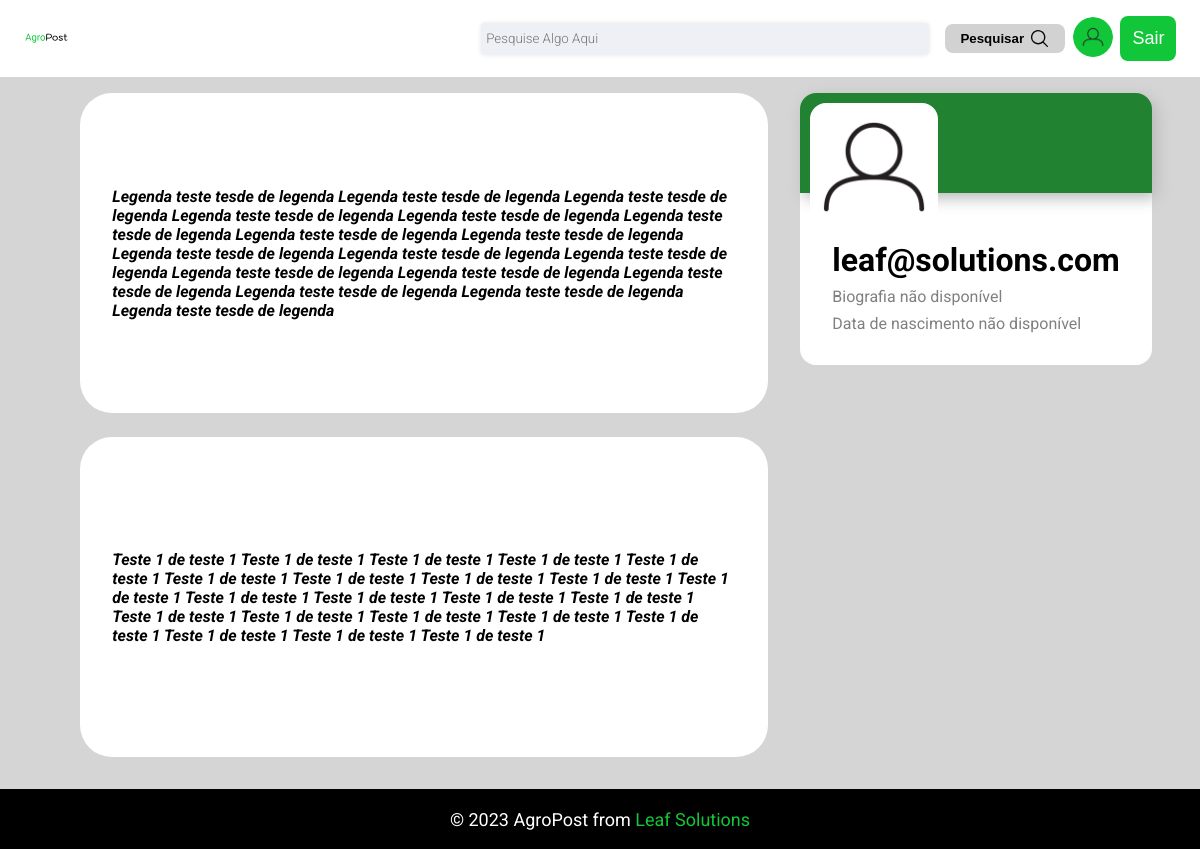
Page /profile/leaf@solutions.com/ (signed in) on the committed database.
### post/models.py (models this page shows, shortened)
class Post(models.Model):
    title = models.CharField(blank=False,null=False,max_length=30,editable=True)
    content = models.TextField(blank=False,null=False,editable=True)
    rate = models.PositiveSmallIntegerField(blank=False,null=False,editable=False, default=0)
    published_at = models.DateTimeField(auto_now_add=True)
    updated_at = models.DateTimeField(auto_now=True)
    product = models.ForeignKey(Product,blank=False,null=False,on_delete=models.CASCADE)
    author = models.ForeignKey(User,blank=False,null=False,on_delete=models.CASCADE)
    upgrade = models.ManyToManyField(User,related_name="upgrade",null=True,blank=True)
    downgrade = models.ManyToManyField(User,related_name="downgrade",null=True,blank=True)

### users/models.py (models this page shows, shortened)
class Profile(models.Model):
    user = models.OneToOneField(User, on_delete=models.CASCADE)
    following = models.ManyToManyField(User, related_name="followers", blank=True)
    bio = models.CharField(default="", blank=True, null=True, max_length=200)
    date_of_birth = models.DateField(blank=False, null=False)
    updated_at = models.DateField(auto_now=True)
    created_at = models.DateTimeField(auto_now_add=True)
    image = models.ImageField(
        default="user-default.png",
        upload_to="profile-pic",
        blank=True,
        null=True,
        height_field=None,
        width_field=None,
        max_length=None,
    )

### users/views.py (the view)
# urls.py: path("profile/<str:username>/", views.profile_view, name="profile"),
def profile_view(request, username):
    if request.method == "GET":
        try:
            user = User.objects.get(username=username)
            posts = Post.objects.filter(author=user)
            return render(request, "post/profile.html", {"profile_user": user,"posts":posts})
        except User.DoesNotExist:
            return render(request, "post/home.html")

### templates/post/profile.html (shortened to what this page needs)
{% extends "post/base.html" %} {% load static %} {% block 'head' %}
<link rel="stylesheet" href="{% static 'profile/styles.css' %}" />
{% endblock 'head' %} {% block 'content' %}
<div class="profile">
  <div class="profilePost">
    {% for post in posts %}
    <div class="generic">
      <div class="square1">
        {{ post.content }}
      </div>
    </div>
    {% endfor %}
  </div>
  <div class="profileData">
    <div class="topProfile">
      <div class="backgroundProfile"></div>
      <div class="image">
        <img
          alt="Perfil"
          src="{{ profile_user.profile.image.url }}"
          class="profileIcon"
        />
      </div>
    </div>
    <div class="contentProfile">
      <h1>{{ profile_user.username }}</h1>
      {% if profile_user.bio %}
      <p>{{ profile_user.bio }}</p>
      {% else %}
      <p>Biografia não disponível</p>
      {% endif %}
      <div>
        {% if profile_user.date_of_birth %}
        <p>{{ profile_user.date_of_birth }}</p>
        {% else %}
        <p>Data de nascimento não disponível</p>
        {% endif %}
      </div>
    </div>
  </div>
</div>
{% endblock 'content' %}

### static/styles.css (style rules this page uses)
:root { --green: #11C739; --black: #000000; --danger:#dc3545; }
* { padding: 0; margin: 0; box-sizing: border-box; }
html { font-family: 'Roboto', sans-serif; color: white; }
body { min-height: 100vh; display: flex; flex-direction: column; }

### static/profile/styles.css (style rules this page uses)
.profile { margin: 1rem 0 1rem 0; justify-content: center; width: 100%; height: 100%; display: flex; flex-direction: row; gap: 2rem; }
.image { position:absolute; top: 10px; left: 10px; max-width: 8rem; max-height: 8rem; border: white 2px solid; background-color: white; border-radius: 1rem; }
.profileIcon { width: 100%; height: 100%; object-fit: cover; border-radius: 1rem; }
.profileData { color: black; background-color: white; display: flex; flex-direction: column; align-items: center; border-radius: 1rem; height: 100%; }
.topProfile { position: relative; border-radius: 1rem; width: 100%; }
.backgroundProfile { border-top-left-radius: 1rem; border-top-right-radius: 1rem; box-shadow: 0.25rem 0.3rem 1rem rgb(182, 182, 182); background-color: rgb(33, 131, 49); width: 100%; height: 100px; }
.contentProfile { margin-top: 1rem; display: flex; flex-direction: column; padding: 2rem; gap: 0.5rem; }
.contentProfile p { color: gray; }
.generic { padding-left: 2rem; padding-bottom: 1rem; width: 100%; color: black; gap: 0.1rem; color: gray; font-style: italic; font-weight: 700; }
.profilePost { display: flex; flex-direction: column; gap: 0.5rem; width: 60%; height: 100%; }
.square1 { display: flex; flex-direction: column; justify-content: space-around; gap: 1rem; padding: 2rem; color: black; width: 100%; height: 20rem; background-color: white; border-radius: 2rem; }

### rows in the picture
Post: content "Legenda teste tesde de legenda Legenda teste tesde de legenda Legenda teste tesde de legenda Legenda teste tesde de legenda Legenda teste tesde de legenda Legenda teste tesde de legenda Legenda teste tesde de legenda Legenda teste tesde de legenda Legenda teste tesde de legenda Legenda teste tesde de legenda Legenda teste tesde de legenda Legenda teste tesde de legenda Legenda teste tesde de legenda Legenda teste tesde de legenda Legenda teste tesde de legenda Legenda teste tesde de legenda Legenda teste tesde de legenda"
Post: content "Teste 1 de teste 1 Teste 1 de teste 1 Teste 1 de teste 1 Teste 1 de teste 1 Teste 1 de teste 1 Teste 1 de teste 1 Teste 1 de teste 1 Teste 1 de teste 1 Teste 1 de teste 1 Teste 1 de teste 1 Teste 1 de teste 1 Teste 1 de teste 1 Teste 1 de teste 1 Teste 1 de teste 1 Teste 1 de teste 1 Teste 1 de teste 1 Teste 1 de teste 1 Teste 1 de teste 1 Teste 1 de teste 1 Teste 1 de teste 1 Teste 1 de teste 1 Teste 1 de teste 1"

### other values in the picture
{{ profile_user.username }} "leaf@solutions.com"
